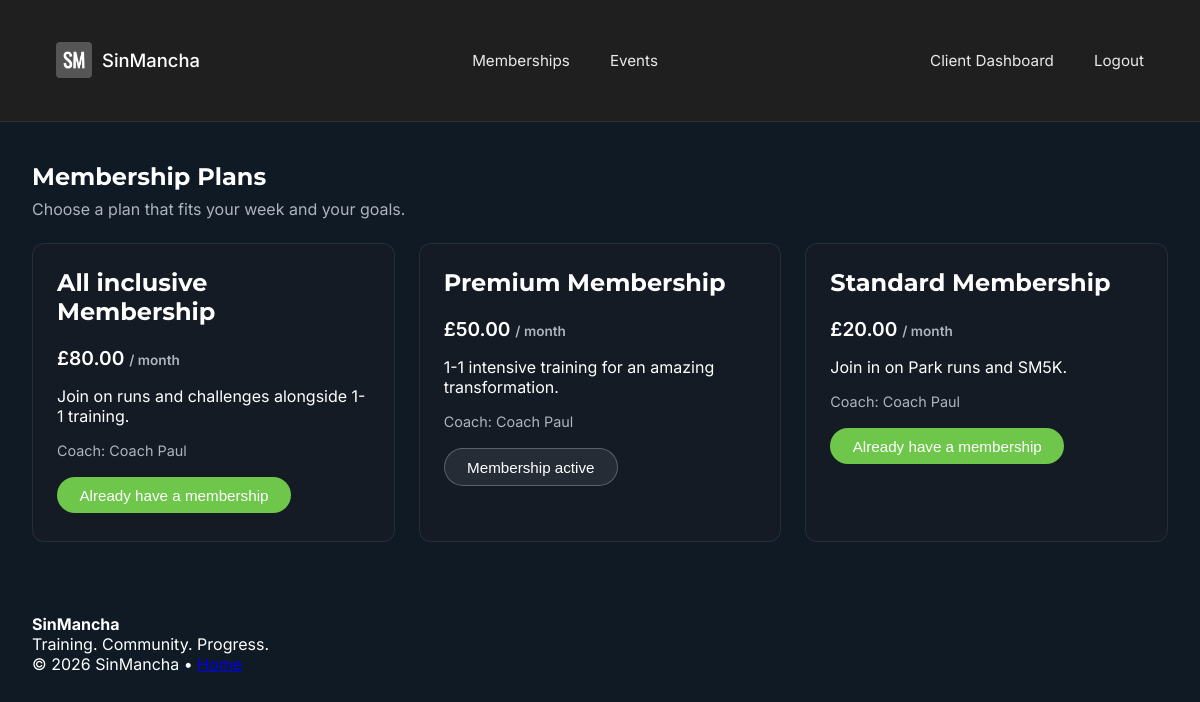
The page /membership-plans/ (signed in) on the database its author committed.
### club/models.py (models this page shows, shortened)
class MembershipPlan(models.Model):
    trainer = models.ForeignKey(
        TrainerProfile,
        on_delete=models.CASCADE,
        related_name="plans",
        null=True,
        blank=True,
    )
    name = models.CharField(max_length=100)
    description = models.TextField(blank=True)
    price = models.DecimalField(max_digits=8, decimal_places=2)
    BILLING_INTERVAL_CHOICES = [
        ('monthly', 'Monthly'),
        ('yearly', 'Yearly'),
    ]
    billing_interval = models.CharField(
        max_length=10,
        choices=BILLING_INTERVAL_CHOICES,
        default='monthly',
    )
    is_active = models.BooleanField(default=True)
    class Meta:
        ordering = ["trainer", "name"]

class TrainerProfile(models.Model):
    user = models.OneToOneField(
        settings.AUTH_USER_MODEL,
        on_delete=models.CASCADE,
        related_name="trainer_profile",
    )
    display_name = models.CharField(max_length=100, blank=True)
    bio = models.TextField(blank=True)
    specialties = models.CharField(
        max_length=255,
        blank=True,
        help_text="e.g. running, strength, conditioning"
    )
    instagram_url = models.URLField(blank=True)
    website_url = models.URLField(blank=True)

### club/views.py (the view)
# urls.py: path("membership-plans/", views.MembershipPlansView.as_view(), name="membership_plans"),
class MembershipPlansView(ListView):
    model = MembershipPlan
    template_name = "membership_plans.html"
    context_object_name = "plans"
    def get_queryset(self):
        return MembershipPlan.objects.filter(is_active=True).select_related("trainer")
    def get_context_data(self, **kwargs):
        context = super().get_context_data(**kwargs)
        active_membership = None
        if self.request.user.is_authenticated and hasattr(self.request.user, "client_profile"):
            active_membership = self.request.user.client_profile.active_membership
        context["active_membership"] = active_membership
        return context

### club/models.py (called while the page is built)
    @property
    def active_membership(self):
        today = timezone.now().date()
        return (Membership.objects
                .filter(user=self.user, start_date__lte=today, end_date__gte=today)
                .select_related("plan")
                .order_by("-end_date")
                .first())

    @property
    def has_active_membership(self):
        return self.active_membership is not None

### templates/membership_plans.html (shortened to what this page needs)
{% extends "base.html" %}
{% block content %}
<section class="page-header">
  <h1>Membership Plans</h1>
  <p>Choose a plan that fits your week and your goals.</p>
</section>
<section class="plans-grid">
  {% if plans %}
    {% for plan in plans %}
      <article class="plan-card">
        <h2>{{ plan.name }}</h2>
        <p class="plan-price">
          £{{ plan.price }}
          <span class="billing">
            {% if plan.billing_interval == "monthly" %}/ month{% else %}/ year{% endif %}
          </span>
        </p>
        {% if plan.description %}
          <p>{{ plan.description }}</p>
        {% endif %}
        {% if plan.trainer %}
          <p style="font-size: 0.9rem; color: var(--secondary-neutral);">
            Coach: {{ plan.trainer.display_name|default:plan.trainer.user.username }}
          </p>
        {% endif %}
        {% if user.is_authenticated and user.client_profile %}
          {% if active_membership and active_membership.plan_id == plan.id %}
            <button class="btn btn-secondary" disabled>Membership active</button>
          {% elif user.client_profile.has_active_membership %}
            <button class="btn btn-outline-secondary" disabled>Already have a membership</button>
          {% else %}
            <form action="{% url 'create_checkout' plan.id %}" method="post">
              {% csrf_token %}
              <button type="submit" class="btn btn-primary">Pay with card</button>
            </form>
          {% endif %}
        {% else %}
          <a href="{% url 'account_signup' %}" class="btn btn-primary">Create account to join</a>
        {% endif %}
      </article>
    {% endfor %}
  {% else %}
    <p style="padding: 0 2rem 2rem;">No plans available yet.</p>
  {% endif %}
</section>
{% endblock %}

### static/css/style.css (style rules this page uses)
:root { --primary-color: #1F1F1F; --accent-color: #6ec74b; --neutral-color: #FFFFFF; --secondary-neutral: #AEB4BE; --success-color: #78C957; --text-color: #FFFFFF; --background-color: #0F1A25; }
*, *::before, *::after { box-sizing: border-box; }
body { font-family: 'Inter', sans-serif; color: var(--text-color); background-color: var(--background-color); margin: 0; padding: 0; }
h1, h2, h3, h4, h5, h6 { font-family: 'Montserrat', sans-serif; color: var(--neutral-color); margin-top: 0; }
.btn { background-color: var(--accent-color); color: var(--neutral-color); border: none; padding: 0.6rem 1.4rem; text-decoration: none; display: inline-block; margin: 0.25rem 0; cursor: pointer; transition: 0.25s ease; border-radius: 999px; font-size: 0.95rem; font-weight: 500; }
.btn-secondary { background: rgba(255,255,255,0.08); color: white; border: 1px solid rgba(255,255,255,0.25); }
.page-header { padding: 2.5rem 2rem 1.5rem; }
.page-header h1 { margin-bottom: 0.5rem; }
.page-header p { color: var(--secondary-neutral); margin: 0; }
.plans-grid { padding: 0 2rem 2.5rem; display: grid; grid-template-columns: repeat(auto-fit, minmax(260px, 1fr)); gap: 1.5rem; }
.plan-card { background: #141b24; border-radius: 0.75rem; padding: 1.5rem; border: 1px solid rgba(255,255,255,0.08); }
.plan-price { font-size: 1.2rem; font-weight: 600; margin: 0.5rem 0 0.3rem; }
.plan-price .billing { font-size: 0.85rem; color: var(--secondary-neutral); }

### rows shown on the page
MembershipPlan: name "All inclusive Membership", price "80.00", billing_interval "/ month", description "Join on runs and challenges alongside 1-1 training.", trainer.display_name "Coach Paul", shows "Already have a membership"
MembershipPlan: name "Premium Membership", price "50.00", billing_interval "/ month", description "1-1 intensive training for an amazing transformation.", trainer.display_name "Coach Paul", shows "Membership active"
MembershipPlan: name "Standard Membership", price "20.00", billing_interval "/ month", description "Join in on Park runs and SM5K.", trainer.display_name "Coach Paul", shows "Already have a membership"
